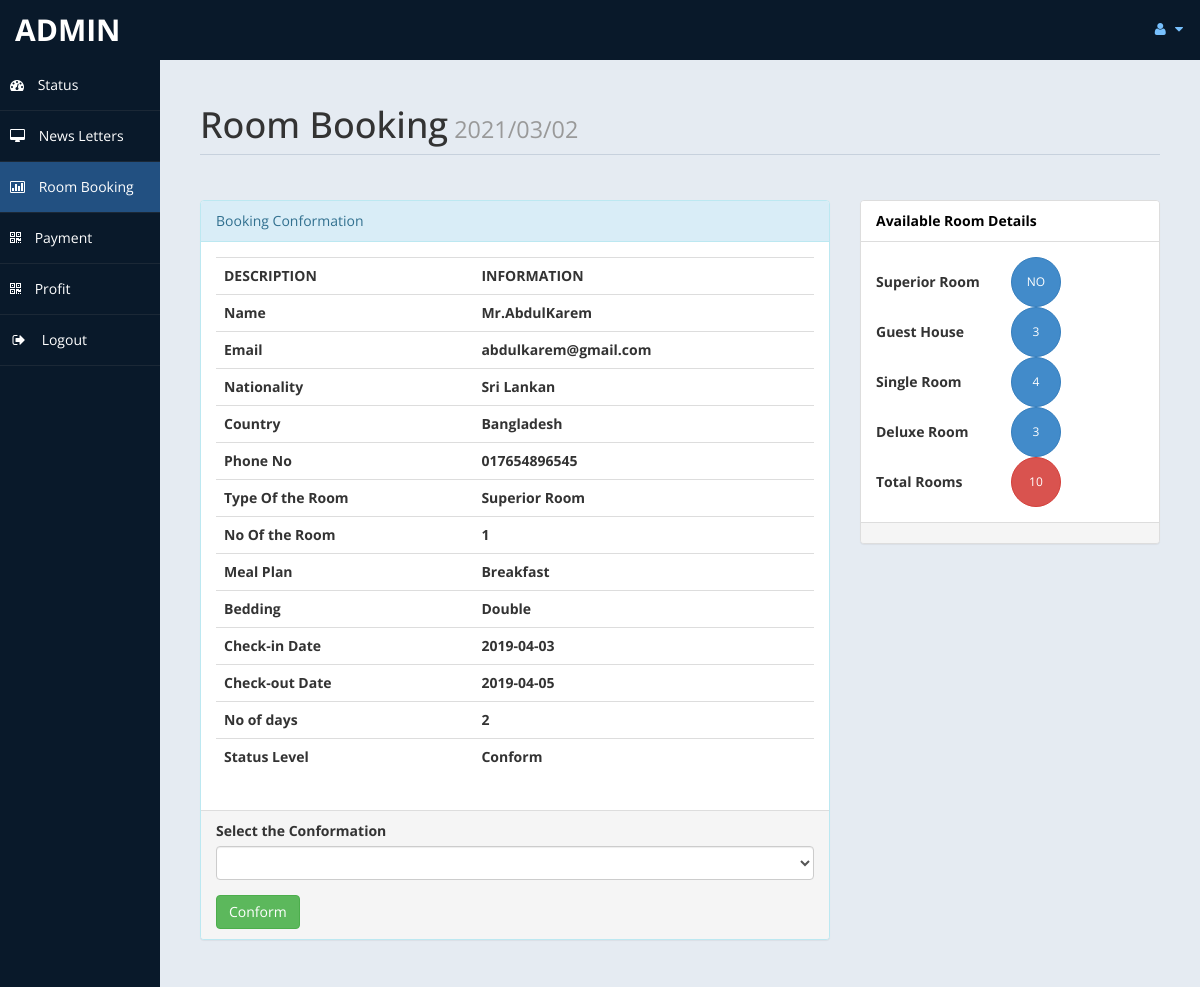
Page /roombook.php?rid=1 (signed in) on the committed database.
### tables this page shows
CREATE TABLE `roombook` (
  `id` int(10) UNSIGNED NOT NULL,
  `Title` varchar(5) DEFAULT NULL,
  `FName` text,
  `LName` text,
  `Email` varchar(50) DEFAULT NULL,
  `National` varchar(30) DEFAULT NULL,
  `Country` varchar(30) DEFAULT NULL,
  `Phone` text,
  `TRoom` varchar(20) DEFAULT NULL,
  `Bed` varchar(10) DEFAULT NULL,
  `NRoom` varchar(2) DEFAULT NULL,
  `Meal` varchar(15) DEFAULT NULL,
  `cin` date DEFAULT NULL,
  `cout` date DEFAULT NULL,
  `stat` varchar(15) DEFAULT NULL,
  `nodays` int(11) DEFAULT NULL
);

### roombook.php (the view, shortened to what this page needs)
<?php
		if(!isset($_GET["rid"]))
		{
			 header("location:index.php");
		}
		else {
				$curdate=date("Y/m/d");
				include ('db.php');
				$id = $_GET['rid'];
				$sql ="Select * from roombook where id = '$id'";
				$re = mysqli_query($con,$sql);
				while($row=mysqli_fetch_array($re))
				{
					$title = $row['Title'];
					$fname = $row['FName'];
					$lname = $row['LName'];
					$email = $row['Email'];
					$nat = $row['National'];
					$country = $row['Country'];
					$Phone = $row['Phone'];
					$troom = $row['TRoom'];
					$nroom = $row['NRoom'];
					$bed = $row['Bed'];
					$meal = $row['Meal'];
					$cin = $row['cin'];
					$cout = $row['cout'];
					$sta = $row['stat'];
					$days = $row['nodays'];
				}
	}
			?>
<!DOCTYPE html>
<html xmlns="http://www.w3.org/1999/xhtml">
<head>
    <link href="assets/css/bootstrap.css" rel="stylesheet" />
    <link href="assets/css/font-awesome.css" rel="stylesheet" />
    <link href="assets/js/morris/morris-0.4.3.min.css" rel="stylesheet" />
    <link href="assets/css/custom-styles.css" rel="stylesheet" />
</head>
<body>
    <div id="wrapper">
        <nav class="navbar navbar-default top-navbar" role="navigation">
            <div class="navbar-header">
                <a class="navbar-brand" href="home.php"> <?php echo $_SESSION["user"]; ?> </a>
            </div>
            <ul class="nav navbar-top-links navbar-right">
                <li class="dropdown">
                    <a class="dropdown-toggle" data-toggle="dropdown" href="#" aria-expanded="false">
                        <i class="fa fa-user fa-fw"></i> <i class="fa fa-caret-down"></i>
                    </a>
                </li>
            </ul>
        </nav>
        <nav class="navbar-default navbar-side" role="navigation">
            <div class="sidebar-collapse">
                <ul class="nav" id="main-menu">
                    <li>
                        <a  href="home.php"><i class="fa fa-dashboard"></i> Status</a>
                    </li>
                    <li>
                        <a href="messages.php"><i class="fa fa-desktop"></i> News Letters</a>
                    </li>
					<li>
                        <a class="active-menu" href="roombook.php"><i class="fa fa-bar-chart-o"></i> Room Booking</a>
                    </li>
                    <li>
                        <a href="payment.php"><i class="fa fa-qrcode"></i> Payment</a>
                    </li>
					<li>
                        <a  href="profit.php"><i class="fa fa-qrcode"></i> Profit</a>
                    </li>
                    <li>
                        <a href="logout.php"><i class="fa fa-sign-out fa-fw"></i> Logout</a>
                    </li>
					</ul>
            </div>
        </nav>
        <div id="page-wrapper">
            <div id="page-inner">
                <div class="row">
                    <div class="col-md-12">
                        <h1 class="page-header">
                            Room Booking<small>	<?php echo  $curdate; ?> </small>
                        </h1>
                    </div>
					<div class="col-md-8 col-sm-8">
                    <div class="panel panel-info">
                        <div class="panel-heading">
                           Booking Conformation
                        </div>
                        <div class="panel-body">
							<div class="table-responsive">
                                <table class="table">
                                    <tr>
                                            <th>DESCRIPTION</th>
                                            <th>INFORMATION</th>
                                        </tr>
                                        <tr>
                                            <th>Name</th>
                                            <th><?php echo $title.$fname.$lname; ?> </th>
                                        </tr>
										<tr>
                                            <th>Email</th>
                                            <th><?php echo $email; ?> </th>
                                        </tr>
										<tr>
                                            <th>Nationality </th>
                                            <th><?php echo $nat; ?></th>
                                        </tr>
										<tr>
                                            <th>Country </th>
                                            <th><?php echo $country;  ?></th>
                                        </tr>
										<tr>
                                            <th>Phone No </th>
                                            <th><?php echo $Phone; ?></th>
                                        </tr>
										<tr>
                                            <th>Type Of the Room </th>
                                            <th><?php echo $troom; ?></th>
                                        </tr>
										<tr>
                                            <th>No Of the Room </th>
                                            <th><?php echo $nroom; ?></th>
                                        </tr>
										<tr>
                                            <th>Meal Plan </th>
                                            <th><?php echo $meal; ?></th>
                                        </tr>
										<tr>
                                            <th>Bedding </th>
                                            <th><?php echo $bed; ?></th>
                                        </tr>
										<tr>
                                            <th>Check-in Date </th>
                                            <th><?php echo $cin; ?></th>
                                        </tr>
										<tr>
                                            <th>Check-out Date</th>
                                            <th><?php echo $cout; ?></th>
                                        </tr>
										<tr>
                                            <th>No of days</th>
                                            <th><?php echo $days; ?></th>
                                        </tr>
										<tr>
                                            <th>Status Level</th>
                                            <th><?php echo $sta; ?></th>
                                        </tr>
                                </table>
                            </div>
                        </div>
                        <div class="panel-footer">
                            <form method="post">
							<div class="form-group">
							<label>Select the Conformation</label>
						<select name="conf"class="form-control">
						<option value selected>	</option>
						<option value="Conform">Conform</option>
						</select>
										 </div>
							<input type="submit" name="co" value="Conform" class="btn btn-success">
							</form>
                        </div>
                    </div>
					</div>
					<?php
						$rsql ="select * from room";
						$rre= mysqli_query($con,$rsql);
						$r =0 ;
						$sc =0;
						$gh = 0;
						$sr = 0;
						$dr = 0;
						while($rrow=mysqli_fetch_array($rre))
						{
							$r = $r + 1;
							$s = $rrow['type'];
							if($s=="Superior Room" )
							{
								$sc = $sc+ 1;
							}
							if($s=="Guest House")
							{
								$gh = $gh + 1;
							}
							if($s=="Single Room" )
							{
								$sr = $sr + 1;
							}
							if($s=="Deluxe Room" )
							{
								$dr = $dr + 1;
							}
						}
						?>
						<?php
						$csql ="select * from payment";
						$cre= mysqli_query($con,$csql);
						$cr =0 ;
						$csc =0;
						$cgh = 0;
						$csr = 0;
						$cdr = 0;
						while($crow=mysqli_fetch_array($cre))
						{
							$cr = $cr + 1;
							$cs = $crow['troom'];
							if($cs=="Superior Room"  )
							{
								$csc = $csc + 1;
							}
							if($cs=="Deluxe Room" )
							{
								$cdr = $cdr + 1;
							}
						}
					?>
					<div class="col-md-4 col-sm-4">
                    <div class="panel panel-default">
                        <div class="panel-heading">
                           Available Room Details
                        </div>
                        <div class="panel-body">
						<table width="200px">
							<tr>
								<td><b>Superior Room	 </b></td>
								<td><button type="button" class="btn btn-primary btn-circle"><?php
									$f1 =$sc - $csc;
									if($f1 <=0 )
									{	$f1 = "NO";
										echo $f1;
									}
									else{
											echo $f1;
									}
								?> </button></td>
							</tr>
							<tr>
								<td><b>Guest House</b>	 </td>
								<td><button type="button" class="btn btn-primary btn-circle"><?php
								$f2 =  $gh -$cgh;
								if($f2 <=0 )
									{	$f2 = "NO";
										echo $f2;
									}
									else{
											echo $f2;
									}
								?> </button></td>
							</tr>
							<tr>
								<td><b>Single Room	 </b></td>
								<td><button type="button" class="btn btn-primary btn-circle"><?php
								$f3 =$sr - $csr;
								if($f3 <=0 )
									{	$f3 = "NO";
										echo $f3;
									}
									else{
											echo $f3;
									}
								?> </button></td>
							</tr>
							<tr>
								<td><b>Deluxe Room</b>	 </td>
								<td><button type="button" class="btn btn-primary btn-circle"><?php
								$f4 =$dr - $cdr;
								if($f4 <=0 )
									{	$f4 = "NO";
										echo $f4;
									}
									else{
											echo $f4;
									}
								?> </button></td>
							</tr>
							<tr>
								<td><b>Total Rooms	</b> </td>
								<td> <button type="button" class="btn btn-danger btn-circle"><?php
								$f5 =$r-$cr;
								if($f5 <=0 )
									{	$f5 = "NO";
										echo $f5;
									}
									else{
											echo $f5;
									}
								 ?> </button></td>
							</tr>
						</table>
						</div>
                        <div class="panel-footer">
                        </div>
                    </div>
					</div>
                </div>
                </div>
         </div>
        </div>
</body>
</html>

### assets/css/custom-styles.css (style rules this page uses)
body { font-family: 'Open Sans', sans-serif; }
#wrapper { width: 100%; background:#09192A; }
#page-wrapper { padding: 15px 15px; min-height: 600px; background:#E5EBF2; }
#page-inner { width:100%; margin:10px 20px 10px 0px; background-color:transparent; padding:10px; min-height:1200px; }
h1, .h1, h2, .h2, h3, .h3 { margin-top: 7px; margin-bottom: -5px; }
.page-header { padding-bottom: 9px; margin: 10px 0 45px; border-bottom: 1px solid #C7D1DD; }
.panel-default > .panel-heading { color: #000; background-color: #FFFFFF; border-color: #ddd; font-weight:bold; }
.top-navbar { margin:0px; }
.top-navbar .navbar-brand { color: #fff; width: 260px; text-align: left; height: 60px; font-size: 30px; font-weight: 700; text-transform: uppercase; line-height: 30px; }
.top-navbar .nav > li { position: relative; display: inline-block; }
.top-navbar .nav > li > a { position: relative; display: block; padding: 19px 15px; color: #77C0FD; }
.active-menu { background-color:#225081!important; }
.sidebar-collapse , .sidebar-collapse .nav { background:none; }
.sidebar-collapse .nav { padding:0; width: 160px; }
.sidebar-collapse .nav > li > a { color:#fff; background:transparent; text-shadow:none; width: 160px; }
.sidebar-collapse > .nav > li > a { padding:15px 10px; width: 160px; }
.sidebar-collapse > .nav > li { border-bottom: 1px solid rgba(107, 108, 109, 0.19); width: 160px; }
.navbar-side { border:none; background-color: transparent; }
.top-navbar { background:#09192A; border-bottom:none; }
.top-navbar .nav > li > a > i { margin-right: 2px; }
.navbar-default { border:0px solid black; }
.navbar-header { background: #09192A; }
.nav > li > a > i { margin-right:10px; }
.btn-circle { width: 50px; height: 50px; padding: 6px 0; -webkit-border-radius: 25px; -moz-border-radius: 25px; border-radius: 25px; text-align: center; font-size: 12px; line-height: 1.428571429; }
@media (min-width:768px) { #page-wrapper { margin: 0 0 0 160px; padding: 15px 30px; min-height: 1200px; } }
@media (min-width:768px) { .navbar-side { z-index: 1; position: absolute; width: 260px; } }
@media (min-width:768px) { .navbar { border-radius: 0px; } }

### rows in the picture
roombook: Title "Mr.", FName "Abdul", LName "Karem", Email "abdulkarem@gmail.com", National "Sri Lankan", Country "Bangladesh", Phone "017654896545", TRoom "Superior Room", NRoom "1", Meal "Breakfast", Bed "Double", cin "2019-04-03", cout "2019-04-05", nodays "2", stat "Conform"

### other values in the picture
$_SESSION["user"] "ADMIN"
$f1 "NO"
$f2 "3"
$f3 "4"
$f4 "3"
$f5 "10"
